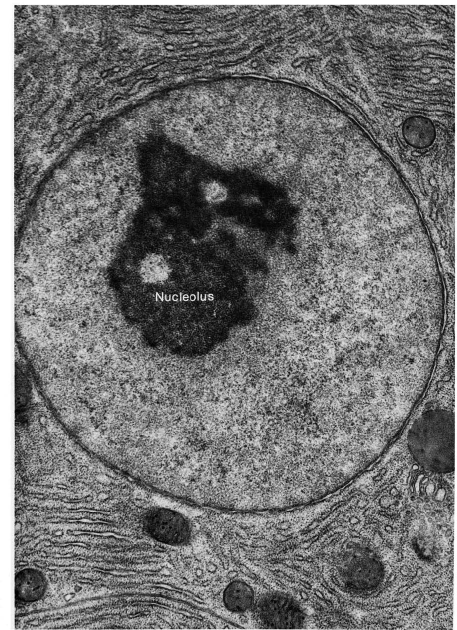
#> input picture 10974.tif, 914 x 1260 px (shown at 1/2 size)
$ python -i model.py   (imports and definitions only)
#> lines starting #> are read from the running program, lines starting #| are printed output that depends on the picture
from PIL import Image
import numpy as np

def assign_red_channel(original_image):
    original_image = original_image.convert('L')
    first_array = np.array(original_image)
    red_ch = np.zeros((first_array.shape[0], first_array.shape[1], 3), dtype=np.uint8)
    red_ch[:, :, 0] = first_array
    return red_ch

def assign_green_channel(original_image):
    original_image = original_image.convert('L')
    second_array = np.array(original_image)
    green_ch = np.zeros((second_array.shape[0], second_array.shape[1], 3), dtype=np.uint8)
    green_ch[:, :, 1] = second_array
    return green_ch

def assign_blue_channel(original_image):
    original_image = original_image.convert('L')
    third_array = np.array(original_image)
    blue_ch = np.zeros((third_array.shape[0], third_array.shape[1], 3), dtype=np.uint8)
    blue_ch[:, :, 2] = third_array
    return blue_ch

def RGB(image):
    image.seek(0)
    red_ch = assign_red_channel(image)
    image.seek(1)
    green_ch = assign_green_channel(image)
    image.seek(2)
    blue_ch = assign_blue_channel(image)
    final_image = np.empty((1020, 954, 3), dtype=np.uint8)
    final_image[:, :, 0] = red_ch[:, :, 0]
    final_image[:, :, 1] = green_ch[:, :, 1]
    final_image[:, :, 2] = blue_ch[:, :, 2]

    rgbImg = Image.fromarray(final_image)
    return rgbImg

>>> from PIL import Image
>>> picture = Image.open('../10974.tif')
#> picture is the input picture: PIL image 914x1260 L; min 0, max 255, mean 113.6
>>> result = RGB(picture)
#> in assign_red_channel, `red_ch[:, :, 0] = first_array`:
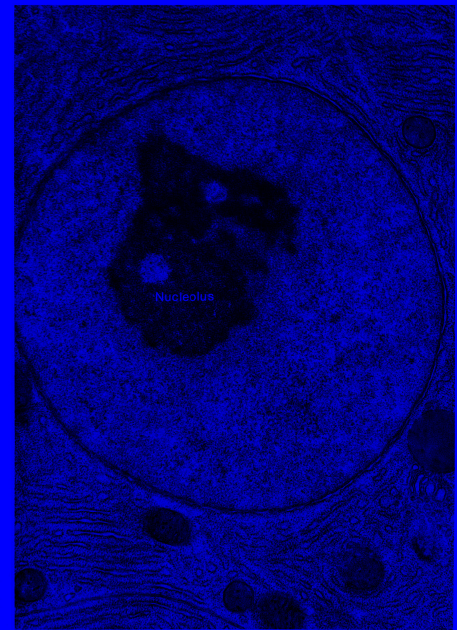
#> red_ch: shape (1260, 914, 3) (shown at 1/2 size); mean of channels 0, 1, 2 113.6, 0, 0; drawn as B, G, R
#> (the run stopped early here; a loop or call above may not have finished)

$ run again, on 44153.tif
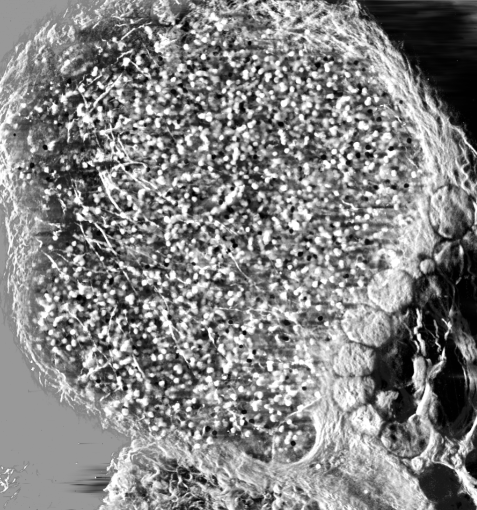
#> input picture 44153.tif, 954 x 1020 px (shown at 1/2 size)
#> picture is the input picture: PIL image 954x1020 L; min 0, max 255, mean 131.7
#> in assign_blue_channel, `blue_ch[:, :, 2] = third_array`:
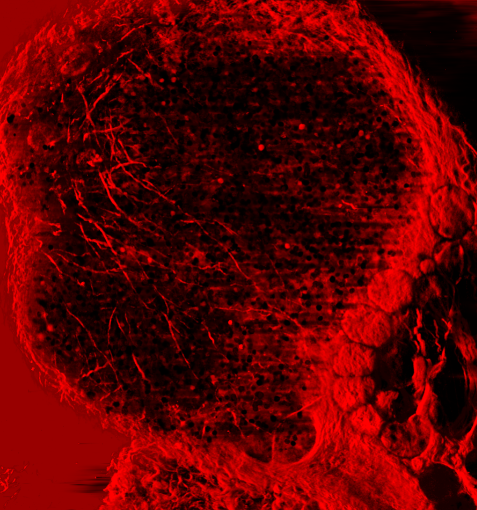
#> blue_ch: shape (1020, 954, 3) (shown at 1/2 size); mean of channels 0, 1, 2 0, 0, 92.5; drawn as B, G, R
#> in RGB, `final_image[:, :, 2] = blue_ch[:, :, 2]`:
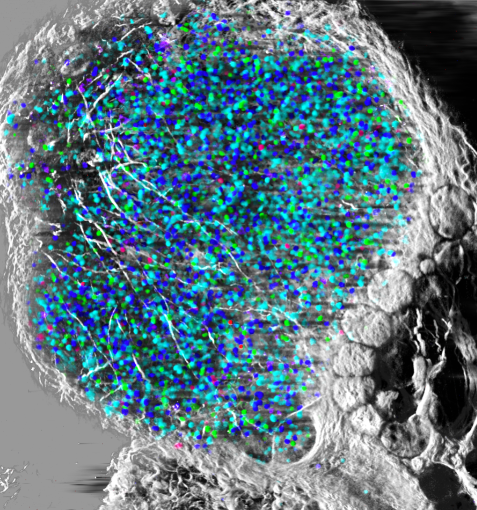
#> final_image: shape (1020, 954, 3) (shown at 1/2 size); mean of channels 0, 1, 2 131.7, 120.1, 92.5; drawn as B, G, R
